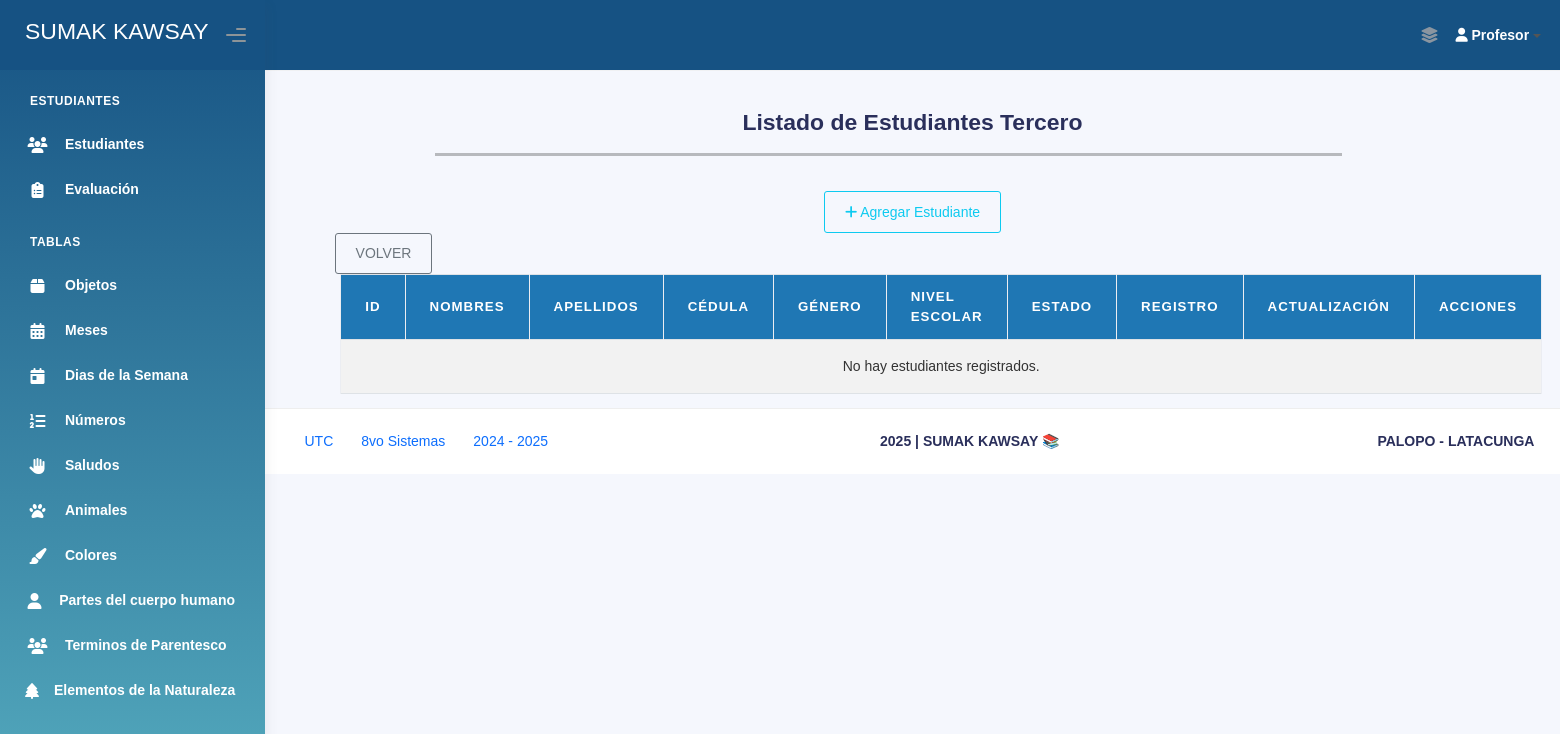
Before: /estudiantes_tercero/ (signed in) with the older database file.
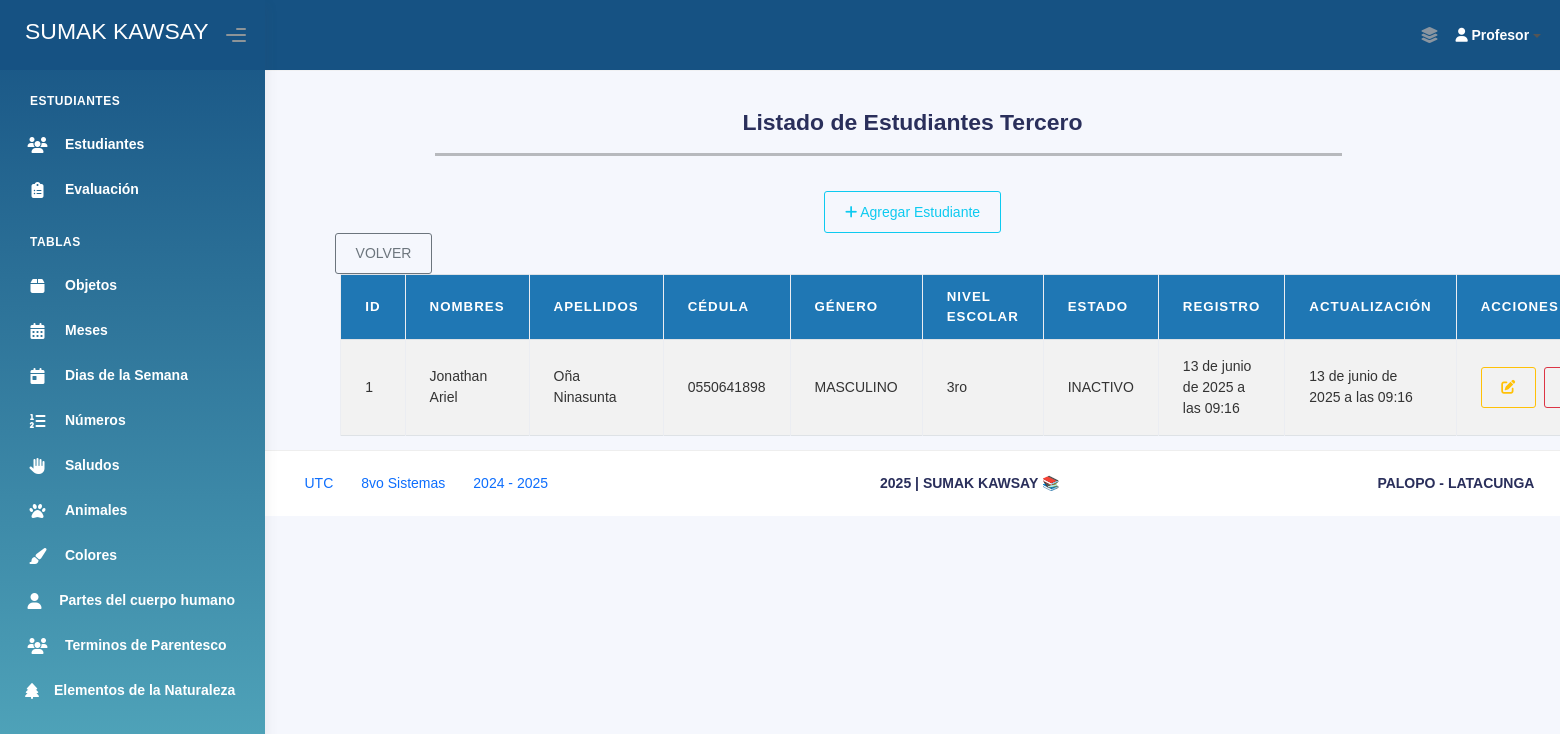
After: the same page with the newer database file.
### Aplicaciones/Modulos/models.py (models this page shows, shortened)
class Estudiante_Tercero(models.Model):
    nombres_est_ter = models.CharField(max_length=100)
    apellidos_est_ter = models.CharField(max_length=100)
    cedula_est_ter = models.CharField(max_length=10, unique=True)
    genero_est_ter = models.CharField(max_length=20)
    nivel_escolar_est_ter = models.CharField(max_length=50)
    estado_est_ter = models.CharField(max_length=10)
    fecha_registro_est_ter = models.DateTimeField(auto_now_add=True)
    fecha_actualizacion_est_ter = models.DateTimeField(auto_now=True)

### Aplicaciones/Modulos/views.py (the view)
# urls.py: path('estudiantes_tercero/', views.lista_estudiantes_tercero, name='lista_estudiantes_tercero'),
def lista_estudiantes_tercero(request):
    if not request.session.get('profesor_id'):
        return redirect('login_profesor')
    estudiantes = Estudiante_Tercero.objects.all()
    return render(request, 'Administrador/Estudiantes/Tercero/lista_estudiantes_tercero.html', {'estudiantes': estudiantes})

### Aplicaciones/Modulos/templates/Administrador/Estudiantes/Tercero/lista_estudiantes_tercero.html (shortened to what this page needs)
{% extends 'plantillaAdmin.html' %}
{% block body %}
<br><br><br><br>
<div>
    <br>
    <div class="card-title text-center">
        <h3><b>Listado de Estudiantes Tercero</b></h3>
    </div>
</div>
<div style="width: 70%; margin-left: 170px;">
    <hr style="height: 3px; background-color: #000; border: none;">
</div>
<br>
<div class="text-center">
    <a href="{% url 'agregar_estudiante_tercero' %}" class="btn btn-outline-info">
        <i class="fas fa-plus"></i> Agregar Estudiante
    </a>
</div>
<div style="margin-left: 70px;">
    <a href="{% url 'seleccion_estudiantes' %}" class="btn btn-outline-secondary"> VOLVER</a>
</div>
<div class="container" style="width: 90%;">
    <table class="table table-bordered table-striped table-hover" id="tbl-Estudiantes">
        <thead>
            <tr>
                <th>ID</th>
                <th>Nombres</th>
                <th>Apellidos</th>
                <th>Cédula</th>
                <th>Género</th>
                <th>Nivel Escolar</th>
                <th>Estado</th>
                <th>Registro</th>
                <th>Actualización</th>
                <th>Acciones</th>
            </tr>
        </thead>
        <tbody>
            {% for est in estudiantes %}
                <tr>
                    <td>{{ est.id }}</td>
                    <td>{{ est.nombres_est_ter }}</td>
                    <td>{{ est.apellidos_est_ter }}</td>
                    <td>{{ est.cedula_est_ter }}</td>
                    <td>{{ est.genero_est_ter }}</td>
                    <td>{{ est.nivel_escolar_est_ter }}</td>
                    <td>{{ est.estado_est_ter }}</td>
                    <td>{{ est.fecha_registro_est_ter }}</td>
                    <td>{{ est.fecha_actualizacion_est_ter }}</td>
                    <td>
                        <div style="display: flex;">
                            <a href="{% url 'editar_estudiante_tercero' est.id %}" class="btn btn-outline-warning btn-circle" title="Editar Estudiante">
                                <i class="fas fa-edit"></i>
                            </a>
                            <a href="{% url 'eliminar_estudiante_tercero' est.id %}" class="btn btn-outline-danger" onclick="return confirm('¿Deseas eliminar este estudiante?')">
                            </a>
                        </div>
                    </td>
                </tr>
            {% empty %}
                <tr>
                    <td colspan="10" class="text-center">No hay estudiantes registrados.</td>
                </tr>
            {% endfor %}
        </tbody>
    </table>
</div>
{% endblock %}

Changed rows visible on the page:
added Estudiante_Tercero: id "1", nombres_est_ter "Jonathan Ariel", apellidos_est_ter "Oña Ninasunta", cedula_est_ter "0550641898", genero_est_ter "MASCULINO", nivel_escolar_est_ter "3ro", estado_est_ter "INACTIVO", fecha_registro_est_ter "13 de junio de 2025 a las 09:16", fecha_actualizacion_est_ter "13 de junio de 2025 a las 09:16"
Other visible differences:
text no longer shown: "No hay estudiantes registrados."
